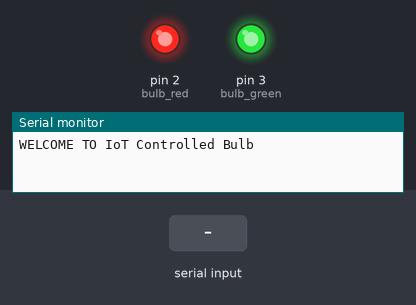
This sketch was run on a simulated Arduino Uno, built with avr-gcc and run on an emulated ATmega328P. Parts: output pins drawn as LEDs (lit = HIGH), the last lines printed to the serial monitor. The inputs (shaded band) are chosen by the test bench.

Above: at 1.2 s.
1.3 s: "A" received over Serial
At 2.5 s:
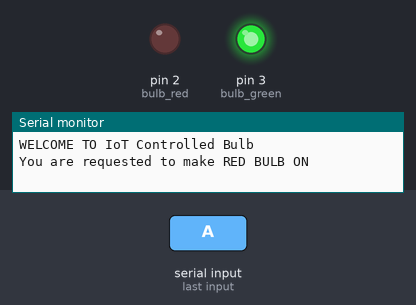
2.8 s: "C" received over Serial
At 3.8 s:
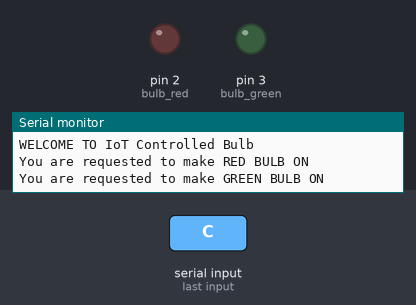
4.3 s: "B" received over Serial
At 4.9 s:
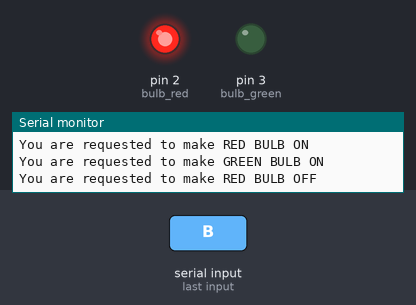
5.8 s: "a" received over Serial
At 6.1 s:
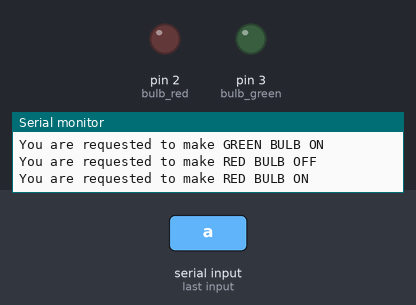
7.3 s: "b" received over Serial
At 8.4 s:
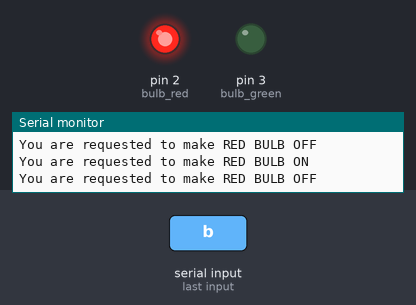
Timing chart, 0 to 9.8 s (numbered marks = the images above; inputs shaded):
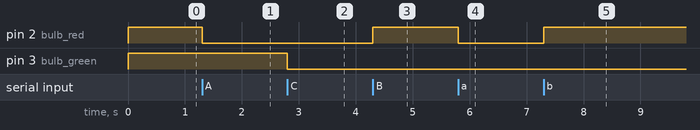

Measured:
- after the input at 1.3 s, pin 2 (bulb_red): HIGH → LOW at once
- after the input at 2.8 s, pin 3 (bulb_green): HIGH → LOW at once
- after the input at 4.3 s, pin 2 (bulb_red): LOW → HIGH at once
- after the input at 5.8 s, pin 2 (bulb_red): HIGH → LOW at once
- after the input at 7.3 s, pin 2 (bulb_red): LOW → HIGH at once

The sketch:

mahan_iot_bulb.ino
```cpp
/*******************************************
 * TARGET       : IoT Controlled Bulbs
 * PROGRAMMER   : Madhu Parvathaneni
 * HARDWARE     : Rabbani Basha
 * INPUT        : Internet (Serial)
 * OUTPUT       : Bulb
 * DATE         : 25th November 2018
 *******************************************/
int bulb_red=2;
int bulb_green=3;

#define off HIGH
#define on LOW

void setup()
{
  Serial.begin(9600);
  Serial.println("WELCOME TO IoT Controlled Bulb");
  pinMode(bulb_red,OUTPUT);
  pinMode(bulb_green,OUTPUT);
  digitalWrite(bulb_red,off);
  digitalWrite(bulb_green,off);
}

void loop()
{
  while(!Serial.available());
  while(Serial.available())
  {
    char ch=Serial.read();
    if(ch=='A' || ch=='a')
    {
      digitalWrite(bulb_red,on);
      Serial.println("You are requested to make RED BULB ON");
    }

    else if(ch=='B' || ch=='b')
    {
      digitalWrite(bulb_red,off);
      Serial.println("You are requested to make RED BULB OFF");
    }

    else if(ch=='C' || ch=='c')
    {
      digitalWrite(bulb_green,on);
      Serial.println("You are requested to make GREEN BULB ON");
    }
    else if(ch=='D' || ch=='d')
    {
      digitalWrite(bulb_green,off);
      Serial.println("You are requested to make GREEN BULB OFF");
    }
  }
}
```
